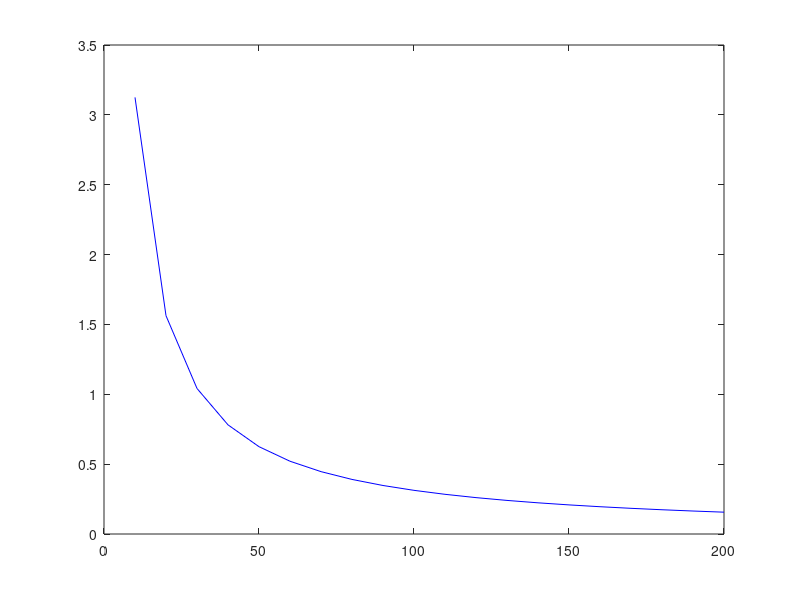
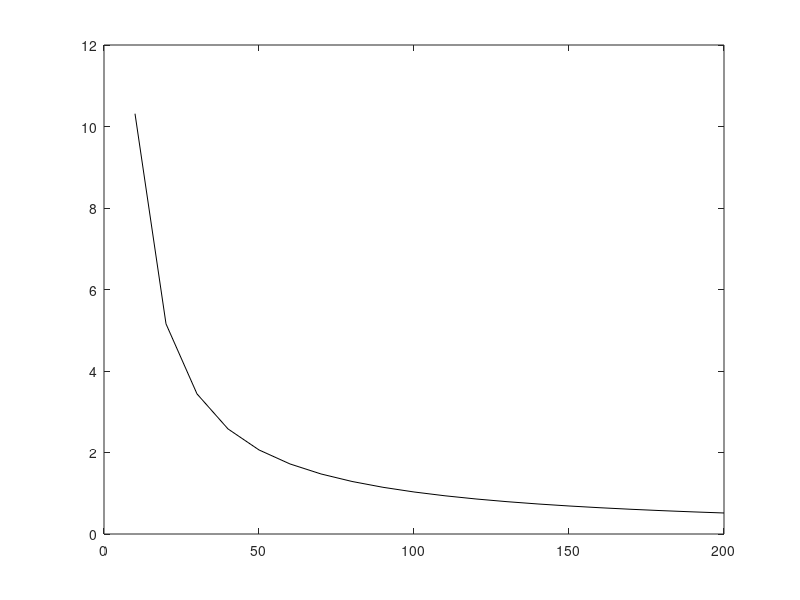

MATLAB code for these plots, in order:
%Same stuffs as prev one

clear
clc
close all

N = 0;
I = 0;
Rnet = 0;
P = 0;

l = 80e-3;
b = 80e-3;
A = l*b;
muB = 0.2;
rho = 1.68e-8;
Rperlength = rho/0.0509e-6;

interval = 10:10:200;
nMatrix = zeros(length(interval),1);
currentMatrix = zeros(length(interval),1);
powerMatrix = zeros(length(interval),1);

for i = interval
    
    N = i;
    I = muB/(N*A);
    Rnet = Rperlength*2*(l+b)*N;
    P = I*I*Rnet;
    
    currentMatrix(i/10) = I;
    powerMatrix(i/10) = P;
    nMatrix(i/10) = N;
    
end

fig1 = figure('Name','Current V No of turns');
plot(nMatrix,currentMatrix,'Color','b');

fig2 = figure('Name','Power V No of turns');
plot(nMatrix,powerMatrix,'Color','k');



